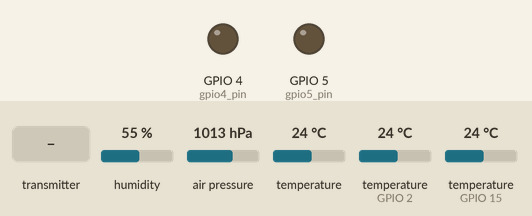
Bench run of a sketch on a simulated ESP32. Parts: output pins drawn as LEDs (lit = HIGH). The inputs (shaded band) are chosen by the test bench; at power-on: humidity 55 %, air pressure 1013 hPa, temperature 24 °C, temperature (sensors on GPIO 2, GPIO 15) 24 °C. What the sketch prints to the serial monitor is not drawn.

Above: at 1.2 s.
1.3 s: the transmitter starts sending incomingvar1 = 0
At 4.7 s:
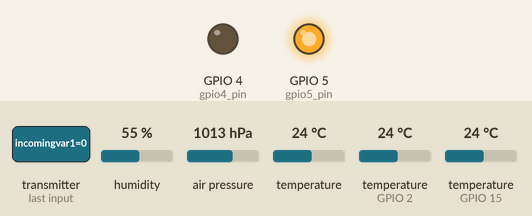
5.0 s: the transmitter starts sending incomingvar2 = 0
Timing chart, 0 to 8.0 s (numbered marks = the images above; inputs shaded):
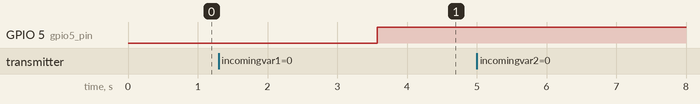

Measured:
- after the input at 5.0 s, every drawn part: stays the same

The sketch:

SD_AA.ino
```cpp
// PROGRAMA DENOMINADO SD&AA.ino(Send data and activate alarms)
// PARA CAPTURAR DATOS DE LOS SENSORES USADOS EN EL BENEFICIO DEL CAFÉ
// Y ENVIAR A UNA BASE DE DATOS EN UN SERVIDOR WEB.
#include <esp_now.h>
#include <WiFi.h>
#include "DHT.h"
#include <dummy.h>
#include <OneWire.h>
#include <DallasTemperature.h>
#include <BMP280_DEV.h>
//Sensor de temperatura y humedad ambiente

#define DHTPIN 15
#define DHTTYPE DHT11
DHT dht(DHTPIN, DHTTYPE);
//DS18B20
#define ONE_WIRE_BUS 2
float temperature, pressure, altitude;            // Create the temperature, pressure and altitude variables
float tDH,hDH;
float tbmp;
BMP280_DEV bmp280;                        // Instantiate (create) a BMP280 object and set-up for I2C operation on pins SDA: A6, SCL: A7

// Variable to store if sending data was successful
String success;

OneWire oneWire(ONE_WIRE_BUS);

uint8_t broadcastAddress[] = {0xFF, 0xFF, 0xFF, 0xFF, 0xFF, 0xFF};

float incomingvar1_max;
float incomingvar2_max;
//Variables que tendrán un rango minimo y maximo según la etapa
typedef struct struct_message {
    float incomingvar1 ;  //Humedad, presión
    float incomingvar2 ;  //temperatura ambiente, temperatura café
} struct_message;

// Create a struct_message called myData
struct_message myData;

// Create a struct_message to hold incoming sensor readings
struct_message incomingReadings;

esp_now_peer_info_t peerInfo;

// Callback when data is sent
void OnDataSent(const uint8_t *mac_addr, esp_now_send_status_t status) {
  Serial.print("\r\nLast Packet Send Status:\t");
  Serial.println(status == ESP_NOW_SEND_SUCCESS ? "Delivery Success" : "Delivery Fail");
  if (status ==0){
    success = "Delivery Success :)";
  }
  else{
    success = "Delivery Fail :(";
  }
}

//Sensor de Co2

const int MQ2_PIN = 34 ;  // Pin del sensor
//float concentration = 25;
const int RL_VALUE = 15;  // Resistencia en Kilo ohms
const int R0 = 10;        // Resistencia en Kilo ohms

// Datos para lectura multiple
const int READ_SAMPLE_INTERVAL = 550;  // Tiempo entre muestras
const int READ_SAMPLE_TIMES = 12;      // Numero muestras


//Función de medición temperatura
DallasTemperature sensors(&oneWire);

// DATOS AJUSTADOS PARA MEDICIÓN DE CO
const float X0 = 200;
const float Y0 = 5.1;
const float X1 = 10000;
const float Y1 = 1.5;

// Puntos de la curva de concentración {X, Y}
const float punto0[] = { log10(X0), log10(Y0) };
const float punto1[] = { log10(X1), log10(Y1) };

// Calcular pendiente y coordenada abscisas
const float scope = (punto1[1] - punto0[1]) / (punto1[0] - punto0[0]);
const float coord = punto0[1] - punto0[0] * scope;

String dato;
String cade;
String line;

int Etapa = 0;
int gpio4_pin = 4;
int gpio5_pin = 5; // El GPIO5 de la tarjeta ESP32, corresponde al pin D5 identificado físicamente en la tarjeta. Este pin será utilizado para una salida de un LED.
int ID_TARJ=4; // Este dato identificará cual es la tarjeta que envía los datos, tener en cuenta que se tendrá más de una tarjeta.
              // Se debe cambiar el dato (a 2,3,4...) cuando se grabe el programa en las demás tarjetas.
// Callback when data is received
void OnDataRecv(const uint8_t * mac, const uint8_t *incomingData, int len) {
  memcpy(&incomingReadings, incomingData, sizeof(incomingReadings));
  Serial.print("Bytes received: ");
  Serial.println(len);
  incomingvar1_max = incomingReadings.incomingvar1;
  incomingvar2_max = incomingReadings.incomingvar2;

}


void setup() {
  //////////////////////////////////////////////////////TIPO DE PINES

  pinMode(gpio5_pin, OUTPUT);
  pinMode(gpio4_pin, OUTPUT);
  dht.begin();
  sensors.begin();
  bmp280.begin(0x76);

  Serial.begin(115200);
  // Set device as a Wi-Fi Station
  WiFi.mode(WIFI_STA);
  // Init ESP-NOW
  if (esp_now_init() != ESP_OK) {
    Serial.println("Error initializing ESP-NOW");
    return;
  }
  // Once ESPNow is successfully Init, we will register for Send CB to
  // get the status of Trasnmitted packet
  esp_now_register_send_cb(OnDataSent);

  // Register peer
  memcpy(peerInfo.peer_addr, broadcastAddress, 6);
  peerInfo.channel = 0;
  peerInfo.encrypt = false;

  // Add peer
  if (esp_now_add_peer(&peerInfo) != ESP_OK){
    Serial.println("Failed to add peer");
    return;
  }
  // Register for a callback function that will be called when data is received
  esp_now_register_recv_cb(OnDataRecv);

  // Default initialisation, place the BMP280 into SLEEP_MODE
  bmp280.setTimeStandby(TIME_STANDBY_2000MS);     // Set the standby time to 2 seconds
  bmp280.startNormalConversion();                 // Start BMP280 continuous conversion in NORMAL_MODE


}


void loop() {
  AA(); //Activated Alarms
  SBD();
}
// Ahora se guardan los valores medidos en la base de datos
void SBD(){

    bmp280.getMeasurements(temperature, pressure, altitude);
    tbmp = DS18B20();
    String url2 = "humedad=";
    url2 += hDH;
    url2 += "&temperatura=";
    url2 += tDH;
    url2 += "&ID_TARJ=";
    url2 += ID_TARJ;
    // Set values to send
    myData.incomingvar1 = temperature;

    // Send message via ESP-NOW
    esp_err_t result = esp_now_send(broadcastAddress, (uint8_t *) &myData, sizeof(myData));

    if (result == ESP_OK) {
      Serial.println("Sent with success");
      digitalWrite(gpio5_pin, HIGH);
      Serial.print("Dato ENVIADO");
      delay(2000);
    }
    else {
      Serial.println("Error sending the data");
    }

    delay(10000);
  }


void AA(){
    hDH = dht.readHumidity();
    // Read temperature as Celsius (the default)
    tDH = dht.readTemperature();
    tbmp = DS18B20();
    Serial.print("Humidity: ");
    Serial.print(hDH);
    Serial.print(" %\t");
    Serial.print("Temperature: ");
    Serial.print(tDH);
    Serial.print(" *C ");
    bmp280.getMeasurements(temperature, pressure, altitude);
    Serial.print(temperature);
    Serial.print(pressure);
    Serial.print(altitude);
    digitalWrite(gpio4_pin, LOW);


      switch (Etapa){
        case 1: //Fermentación
          break;
        case 2: //Secado
          break;
        case 3: //Almacenamiento
          cade = "Humedad max es...";
          cade += myData.incomingvar1;
          Serial.print(cade);
          cade = "Temp max es...";
          cade += myData.incomingvar2;
          Serial.print(cade);
          if (hDH > incomingReadings.incomingvar1){
             Serial.print("ALERTA HUMEDAD");
             digitalWrite(gpio4_pin, HIGH);
            }
          if (tDH > incomingReadings.incomingvar2){
             Serial.print("ALERTA TEMPERATURA");
             digitalWrite(gpio4_pin, HIGH);
            }
          break;
      }
      delay(2000);
    }

float DS18B20(){
  // call sensors.requestTemperatures() to issue a global temperature
  // request to all devices on the bus
  Serial.print("Requesting temperatures...");
  sensors.requestTemperatures(); // Send the command to get temperatures
  Serial.println("DONE");
  // After we got the temperatures, we can print them here.
  // We use the function ByIndex, and as an example get the temperature from the first sensor only.
  float tempC = sensors.getTempCByIndex(0);

  // Check if reading was successful
  if(tempC != DEVICE_DISCONNECTED_C)
  {
    Serial.print("Temperature for the device 1 (index 0) is: ");
    Serial.println(tempC);
    return tempC;
  }
  else
  {
    Serial.println("Error: Could not read temperature data");
  }

}
```
